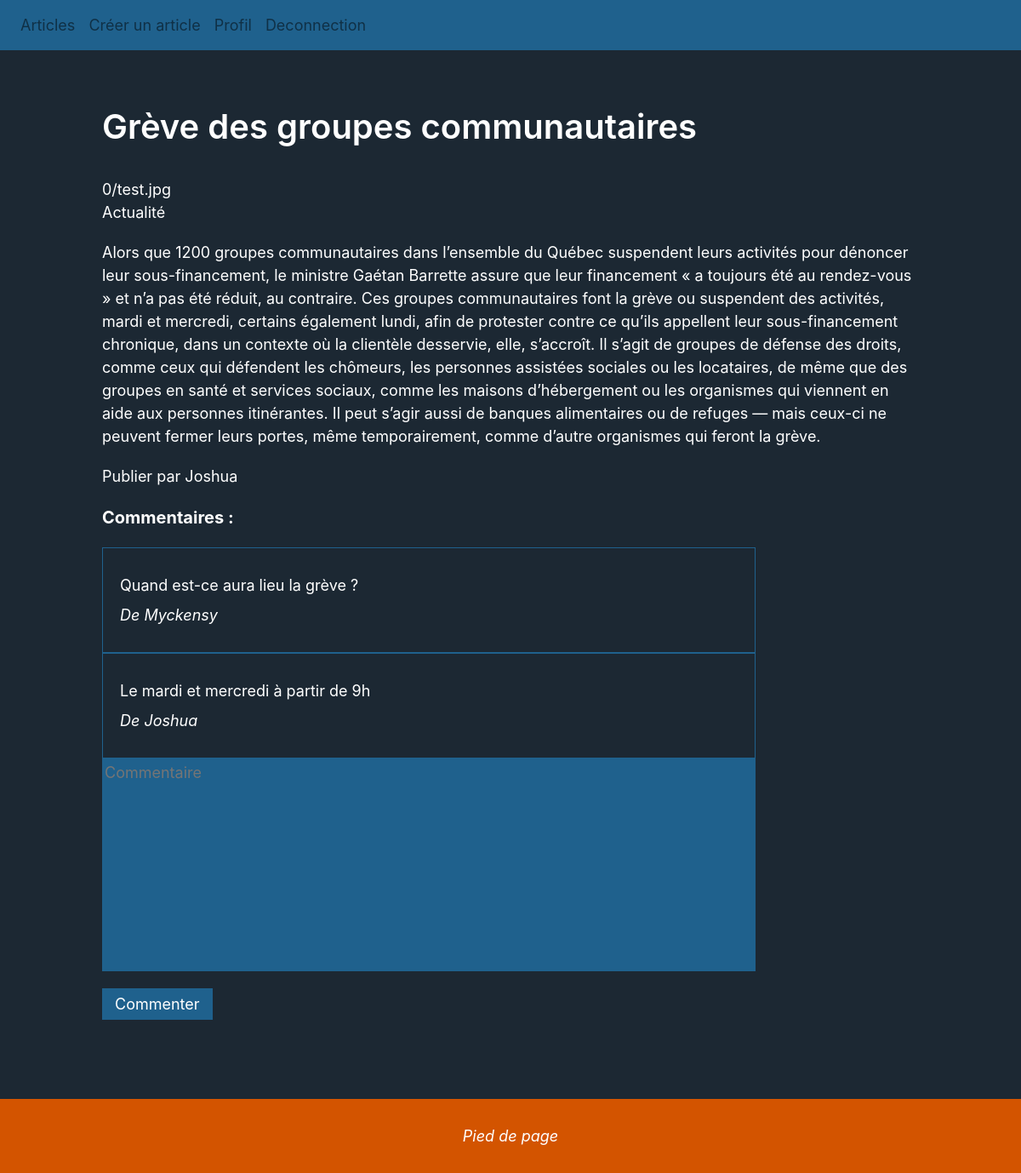
Screenshot of /posts?ac=display&id=1 (signed in) with the database file from the repository.
### tables this page shows
CREATE TABLE `posts` (
  `id` int(11) NOT NULL,
  `imagePath` varchar(255) DEFAULT NULL,
  `title` varchar(255) NOT NULL,
  `content` text NOT NULL,
  `idCategory` int(11) DEFAULT NULL,
  `idUser` int(11) DEFAULT NULL
);

CREATE TABLE `categories` (
  `id` int(11) NOT NULL,
  `name` varchar(255) NOT NULL
);

CREATE TABLE `users` (
  `id` int(11) NOT NULL,
  `username` varchar(255) NOT NULL,
  `password` varchar(255) NOT NULL
);

CREATE TABLE `comments` (
  `id` int(11) NOT NULL,
  `content` text,
  `idPost` int(11) DEFAULT NULL,
  `idUser` int(11) NOT NULL
);

### Model/function.php (called while the page is built, shortened)
<?php
function connectPdo(){
    try{
        $pdo = new PDO ('mysql:host='.HOST.';dbname='.DBNAME, USER , PW , array(PDO::MYSQL_ATTR_INIT_COMMAND => 'SET NAMES utf8'));
        return $pdo ;
    }
    catch(PDOExeption $e)
    {
        echo "problème de connexion". $e->getMessage();
        return fasle ;
    }
}
function getPostById($id){
    $pdo = connectPdo();
    try {
        $db = $pdo->prepare(" SELECT posts.id, posts.imagePath, posts.title, posts.content, idCategory,
        categories.name as categoryname, idUser, users.username as username
        from posts LEFT JOIN categories on posts.idCategory = categories.id
        LEFT JOIN users on idUser = users.id WHERE posts.id = :id");
        $db->execute([':id'=>$id]);
        $post = $db->fetch(PDO::FETCH_OBJ);
        return $post;
    }catch (PDOException $e){
        echo "Erreur de connection users". $e->getMessage();
    }
}
function getComments($idPost){
    $pdo = connectPdo();
    try{
        $db = $pdo->prepare("select comments.id, comments.content, comments.idUser, users.username as username
        from comments LEFT JOIN users ON comments.idUser = users.id
        WHERE comments.idPost = :idPost ORDER BY id");
        $db->execute([':idPost'=>$idPost]);
        $comments = $db->fetchALL(PDO::FETCH_OBJ);
        return $comments;
    }catch (PDOException $e){
        echo"Erreur de connexion". $e->getMessage();
    }
}

### View/post.php (the view, shortened to what this page needs)
        ?><a href= <?php echo "/posts?ac=display&id=$post->id";?> class='p-link'>Lire</a><?php
if (isset($postv)){
    echo "<div class='v-posts'>";
    echo "<div class='v-title'>$postv->title</div>";
    echo "<div class='v-img'>$postv->imagePath</div>";
    echo "<div class='v-category'>$postv->categoryname</div>";
    echo "<div class='v-content'>$postv->content</div>";
    echo "<div class='v-username'>Publier par $postv->username</div>";
        ?><a href=<?php echo "/posts?ac=setpost&id=$postv->id";?> class='p-link'>Modifier l'article</a><?php
    echo "</div>";
    ?>
    <div class="comments">
        <div class="P-title">Commentaires :</div>
        <?php
        if (isset($comments)){
            foreach ($comments as $comment){
                echo "<div class='comment'>";
                echo "<div class='p-content'>$comment->content</div>";
                echo "<div class='p-username'>De $comment->username</div>";
                echo "</div>";
            }
        }
        ?>
    </div>
    <form action="/posts?ac=addcomment" id="form-addcomment" method="post" >
        <textarea class="c-content" name="content" required placeholder="Commentaire"></textarea>
        <input class="i-sub c-sub" type="submit" value="Commenter">
    </form>
    <?php
}

### asset/css/style.css (style rules this page uses)
html { min-height: 100%; }
body { background-color:#1C2833;color :white;margin: 0; font-size:18px;position: relative; padding-bottom: 160px }
.p-title { font-weight: 700; font-size: 20px; margin-bottom: 20px; }
.p-content { text-overflow: ellipsis; overflow : hidden; height: 25px; width: 100%; display: block; }
form { width: 80%; display: block; margin: auto; }
input, textarea { margin-bottom: 20px; }
textarea { resize: none; height: 250px; }
.i-sub { border: none; display: block;background-color:#1F618D; color: white; cursor: pointer; padding: 5px; padding-right: 15px;padding-left: 15px;margin-top: 10px; }
.v-posts { width: 80%; margin: auto; margin-top: 60px; margin-bottom: 15px; }
.v-title { font-weight: 600; font-size: 40px; margin-bottom:30px; }
.v-content, .v-username, .v-category { margin-bottom: 20px; }
.c-content { width: 80%;display: block; background-color: #1F618D; color: white;border: solid #1F618D 1px; }
.comments { width: 80%; display: block; margin: auto; }
.comment { padding-bottom: 30px; padding-top: 30px; border: solid #1F618D 1px; padding-left: 20px;width: 80%; }
.p-username { font-style: italic;margin-top: 10px; }

### rows the page displays
posts: title "Grève des groupes communautaires", imagePath "0/test.jpg", idCategory.name "Actualité", content "Alors que 1200 groupes communautaires dans l’ensemble du Québec suspendent leurs activités pour dénoncer leur sous-financement, le ministre Gaétan Barrette assure que leur financement « a toujours été au rendez-vous » et n’a pas été réduit, au contraire. Ces groupes communautaires font la grève ou suspendent des activités, mardi et mercredi, certains également lundi, afin de protester contre ce qu’ils appellent leur sous-financement chronique, dans un contexte où la clientèle desservie, elle, s’accroît. Il s’agit de groupes de défense des droits, comme ceux qui défendent les chômeurs, les personnes assistées sociales ou les locataires, de même que des groupes en santé et services sociaux,…", idUser.username "Joshua"
comments: content "Quand est-ce aura lieu la grève ?", idUser.username "Myckensy"
comments: content "Le mardi et mercredi à partir de 9h", idUser.username "Joshua"
